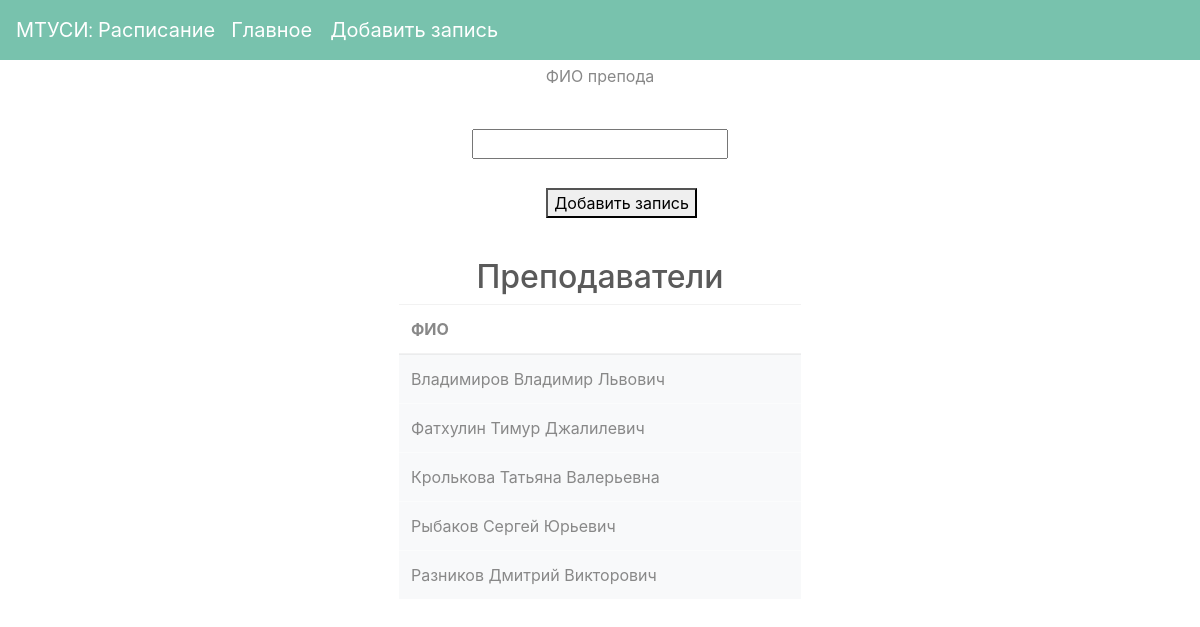
/lecturers/AddLecturers, run on the app's committed database.
### Models/Lecturer.py (models this page shows)
class Lecturer(db.Model):
    __tablename__ = 'lecturer'
    id = db.Column(db.Integer, primary_key=True)
    name_lecturer = db.Column(db.String(30))

### Routes/AddLecturers.py (the view)
@addLecturers.route("/lecturers/AddLecturers", methods=['GET', 'POST'])
def AddLecturers():
    if request.method == 'POST':
        db_manager = DatabaseManager(db)
        db_manager.add_lecturer(name_lecturer=request.form.get('name_lecturer'))
    return render_template('LecturerAdd.html',
                           lecturers=Lecturer.query.all())

### templates/LecturerAdd.html (shortened to what this page needs)
<!DOCTYPE html>
<html lang="en">
<head>
    <link rel="stylesheet" type="text/css" href="/static/css/bootstrap.min.css">
</head>
<body>
{% include "Nav.html" %}
<form action = "/lecturers/AddLecturers" method="POST">
    <div class="TextLabel" align="center">
  <div class="bblock"> <label for="name_lecturer"> ФИО препода </label> </div>
<br>
    <div class="EnterInput" align="center">
        <div class="TextInput"> <input type="text" name = "name_lecturer"> </div>
    <br>
  <div class = "ButtonClick"> <button type="submit">Добавить запись</button>
  </div>
</form>
<div class="container">
    <div class="table">
        <h2>Преподаватели</h2>
        <table class="table table-hover">
    <thead>
    <tr>
        <th scope="col">ФИО</th>
    </tr>
    </thead>
    <tbody>
    {% for lecturer in lecturers %}
    <tr class="table-light">
        <td>{{ lecturer.name_lecturer }}</td>
    {% endfor %}
    </tr>
    </tbody>
</table>
    </div>
</div>
</body>
</html>

### templates/LecturerAdd.html (style rules this page uses)
.bblock { display: table-cell; width: 400px; height: 40px; text-align: center; vertical-align: middle; }
.TextLabel { position:absolute; left:20%; right:20%; display: table; display: inline-block; }
.TextInput { display: table-cell; width: 400px; height: 40px; text-align: center; vertical-align: middle; }
.EnterInput { position:absolute; left:20%; right:20%; display: table; display: inline-block; }
.ButtonClick { position: relative; left: 5%; height: 70px; width: 400px; }

### data on the page
Lecturer: name_lecturer "Владимиров Владимир Львович"
Lecturer: name_lecturer "Фатхулин Тимур Джалилевич"
Lecturer: name_lecturer "Кролькова Татьяна Валерьевна"
Lecturer: name_lecturer "Рыбаков Сергей Юрьевич"
Lecturer: name_lecturer "Разников Дмитрий Викторович"
